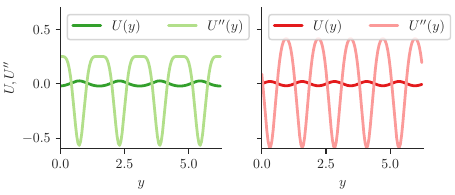

Here is the Python script that generated this plot:
#!/usr/bin/env python

import sys
import pylab
import numpy as np
import matplotlib.ticker as mtick
import seaborn as sns

fig_width_pt = 0.68*483  # Get this from LaTeX using \showthe\columnwidth
inches_per_pt = 1.0/72.27               # Convert pt to inch
#ratio = 1.2
ratio = 7./3                            # Sane ratio
#ratio = 2./(pylab.sqrt(5)-1.0)                # Aesthetic ratio
fig_width = fig_width_pt*inches_per_pt  # width in inches
fig_height = fig_width/ratio            # height in inches
fig_size =  [fig_width,fig_height]

sns.set_style("ticks")
params = {'backend': 'ps',
          'axes.labelsize': 10,
          'font.family': 'serif',
          'font.serif': 'Computer Modern Roman',
          'font.weight': 'normal',
          'legend.fontsize': 10,
          'xtick.labelsize': 10,
          'ytick.labelsize': 10,
          'text.usetex': True,
          'figure.figsize': fig_size}
pylab.rcParams.update(params)

# Generate data
d = np.loadtxt('data/stable_4jet');
y,U4,U4p,U4pp = [d[:,i] for i in range(4)]
d = np.loadtxt('data/stable_5jet');
y,U5,U5p,U5pp = [d[:,i] for i in range(4)]

cm=sns.color_palette("Paired",6)
sns.set_palette(cm)

f, (ax1, ax2) = pylab.subplots(1,2, sharey=True)
ax1.set_ylim((-0.6,0.7))
ax1.plot(y, U4, '-', color=cm[3], lw=2, label=r"$U(y)$");
ax1.plot(y, U4pp, '-', color=cm[2], lw=2, label=r"$U''(y)$");
ax1.set_xlabel(r'$y$')
ax1.set_ylabel(r"$U, U''$")
ax1.legend(loc='upper left', ncol=2)
ax1.set_xlim((0,2*np.pi))
ax2.plot(y, U5, '-', color=cm[5], lw=2, label=r"$U(y)$");
ax2.plot(y, U5pp, '-', color=cm[4], lw=2, label=r"$U''(y)$");
ax2.set_xlabel(r'$y$')
ax2.legend(loc='upper left', ncol=2)
ax2.set_xlim((0,2*np.pi))

#pylab.gca().yaxis.set_major_formatter(mtick.FormatStrFormatter('%.2e'))

pylab.tight_layout(pad=0.2)
sns.despine()
pylab.savefig('stable-4-5-jet.pdf')
